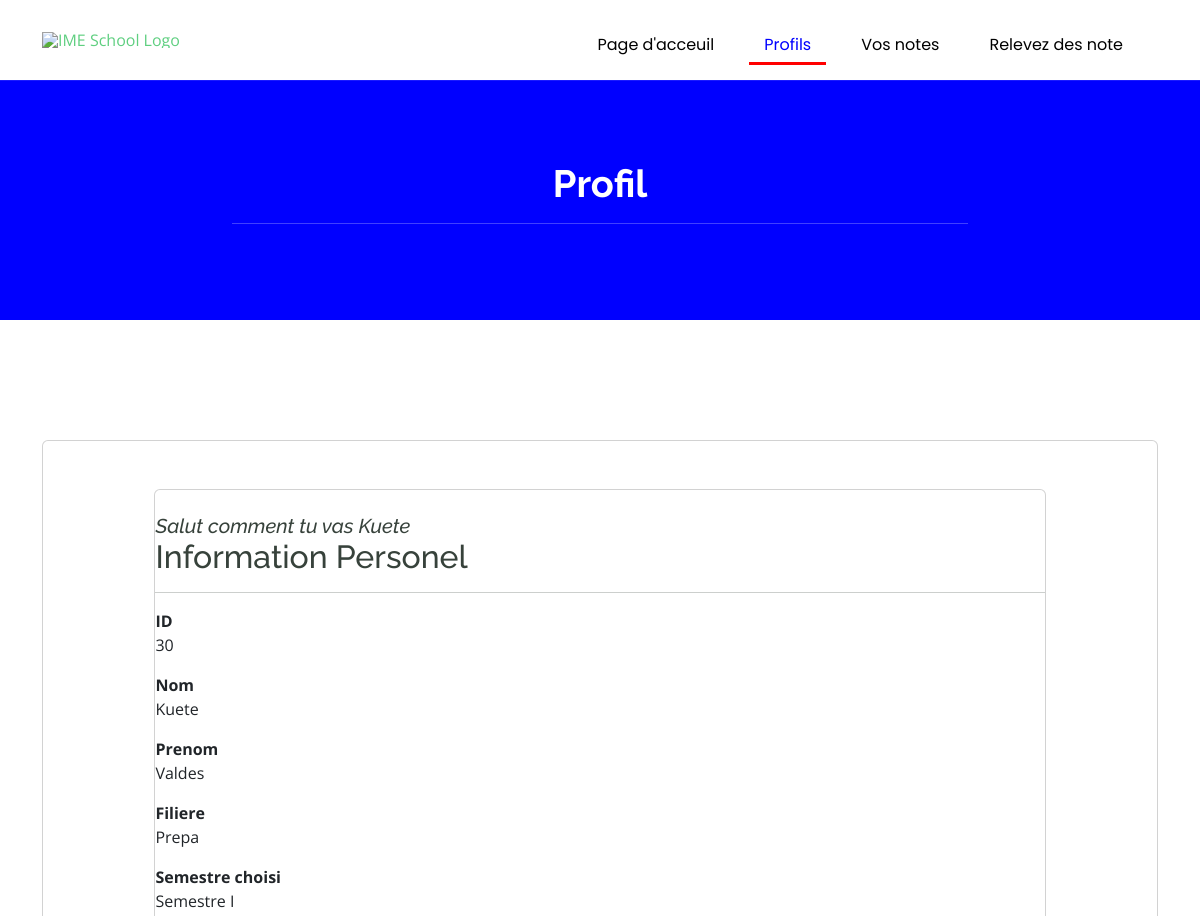
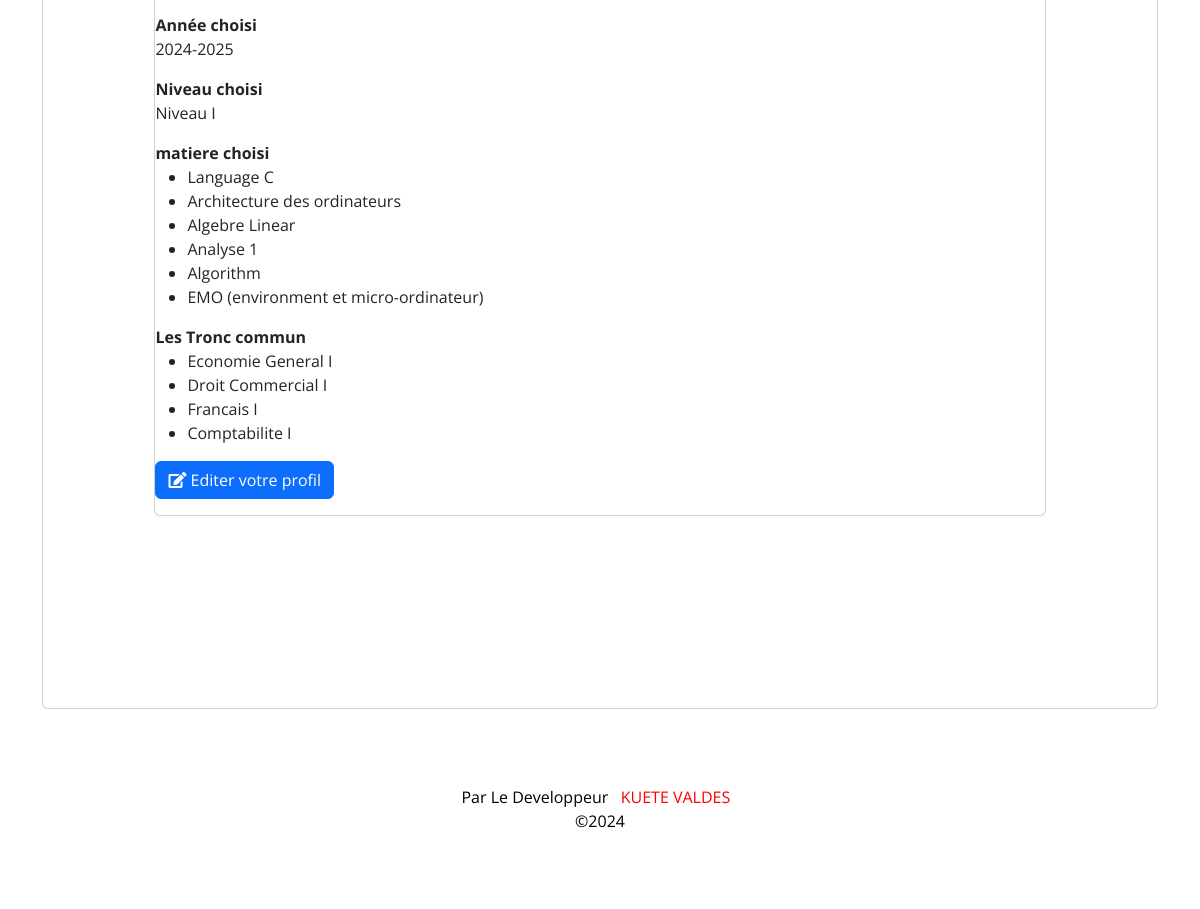
The app's page /choix/etudiant/Mentor/profil.php (signed in) with its own data (2 pictures, top to bottom).
### tables this page shows
CREATE TABLE `etudiants` (
  `id_etudiant` int(11) NOT NULL,
  `firstName_etudiant` varchar(50) NOT NULL,
  `lastName_etudiant` varchar(50) NOT NULL,
  `password` varchar(255) NOT NULL,
  `date_creation` timestamp NOT NULL DEFAULT current_timestamp(),
  `id_filiere` int(11) DEFAULT NULL,
  `id_niveau` int(11) DEFAULT NULL
);

CREATE TABLE `filieres` (
  `id_filiere` int(11) NOT NULL,
  `nom_filiere` varchar(50) NOT NULL
);

CREATE TABLE `semestres` (
  `id_semestre` int(11) NOT NULL,
  `nom_semestre` varchar(50) NOT NULL
);

CREATE TABLE `annees` (
  `id_annee` int(11) NOT NULL,
  `annee` varchar(9) NOT NULL
);

CREATE TABLE `niveaux` (
  `id_niveau` int(11) NOT NULL,
  `nom_niveau` varchar(50) NOT NULL
);

CREATE TABLE `matieres_etudiants` (
  `id_matiere` int(11) NOT NULL,
  `id_etudiant` int(11) NOT NULL,
  `id_annee` int(11) NOT NULL
);

CREATE TABLE `matieres` (
  `id_matiere` int(11) NOT NULL,
  `nom_matiere` varchar(100) NOT NULL,
  `courseCode` varchar(52) NOT NULL,
  `id_filiere` int(11) DEFAULT NULL,
  `id_semestre` int(11) DEFAULT NULL,
  `id_niveau` int(11) DEFAULT NULL
);

CREATE TABLE `matieres_communes_etudiants` (
  `id_matiere_commune` int(11) NOT NULL,
  `id_etudiant` int(11) NOT NULL,
  `id_annee` int(11) NOT NULL
);

CREATE TABLE `matieres_communes` (
  `id_matiere_commune` int(11) NOT NULL,
  `nom_matiere_commune` varchar(100) NOT NULL,
  `courseCode` varchar(52) NOT NULL,
  `id_filiere` int(11) DEFAULT NULL,
  `id_semestre` int(11) DEFAULT NULL,
  `id_niveau` int(11) DEFAULT NULL
);

### choix/etudiant/Mentor/profil.php (the view, shortened to what this page needs)
<?php
require_once 'db_connect.php';
$id_etudiant = $_SESSION['userId_etudiant'];
$sql_profile = "
SELECT e.id_etudiant, e.firstName_etudiant, e.lastName_etudiant, f.nom_filiere AS filiere, s.nom_semestre AS semestre, a.annee AS annee, n.nom_niveau AS niveau
FROM profile_etudiant pe
JOIN etudiants e ON pe.id_etudiant = e.id_etudiant
JOIN filieres f ON pe.id_filiere = f.id_filiere
JOIN semestres s ON pe.id_semestre = s.id_semestre
JOIN annees a ON pe.id_annee = a.id_annee
JOIN niveaux n ON pe.id_niveau = n.id_niveau
WHERE pe.id_etudiant = ?";
$stmt_profile = $conn->prepare($sql_profile);
$stmt_profile->bind_param("i", $id_etudiant);
$stmt_profile->execute();
$result_profile = $stmt_profile->get_result();
$profile = $result_profile->fetch_assoc();
$sql_matieres = "
SELECT m.nom_matiere AS matiere, me.id_annee, a.annee
FROM matieres_etudiants me
JOIN matieres m ON me.id_matiere = m.id_matiere
JOIN annees a ON me.id_annee = a.id_annee
WHERE me.id_etudiant = ?";
$stmt_matieres = $conn->prepare($sql_matieres);
$stmt_matieres->bind_param("i", $id_etudiant);
$stmt_matieres->execute();
$result_matieres = $stmt_matieres->get_result();
$sql_matieres_communes = "
SELECT mc.nom_matiere_commune AS matieres_communes, mce.id_annee, a.annee
FROM matieres_communes_etudiants mce
JOIN matieres_communes mc ON mce.id_matiere_commune = mc.id_matiere_commune
JOIN annees a ON mce.id_annee = a.id_annee
WHERE mce.id_etudiant = ?";
$stmt_matieres_communes = $conn->prepare($sql_matieres_communes);
$stmt_matieres_communes->bind_param("i", $id_etudiant);
$stmt_matieres_communes->execute();
$result_matieres_communes = $stmt_matieres_communes->get_result();
?>
<!DOCTYPE html>
<html lang="en">
<head>
  <link href="assets/vendor/bootstrap/css/bootstrap.min.css" rel="stylesheet">
  <link href="assets/vendor/bootstrap-icons/bootstrap-icons.css" rel="stylesheet">
  <link href="assets/vendor/aos/aos.css" rel="stylesheet">
  <link href="assets/vendor/glightbox/css/glightbox.min.css" rel="stylesheet">
  <link href="assets/vendor/swiper/swiper-bundle.min.css" rel="stylesheet">
  <link href="assets/css/main.css" rel="stylesheet">
  <link href="https://www.ubastudent.online/bs/css/style.css" rel="stylesheet">
  <link href="https://www.ubastudent.online/vendors/bower_components/fullcalendar/dist/fullcalendar.min.css" rel="stylesheet">
  <link href="https://www.ubastudent.online/vendors/bower_components/animate.css/animate.min.css" rel="stylesheet">
  <link href="https://www.ubastudent.online/vendors/bower_components/material-design-iconic-font/dist/css/material-design-iconic-font.min.css"
        rel="stylesheet">
  <link href="https://www.ubastudent.online/vendors/bower_components/malihu-custom-scrollbar-plugin/jquery.mCustomScrollbar.min.css"
        rel="stylesheet">
  <link href="https://www.ubastudent.online/vendors/bower_components/google-material-color/dist/palette.css" rel="stylesheet">
  <link href="https://www.ubastudent.online/vendors/bower_components/bootstrap-select/dist/css/bootstrap-select.css"
        rel="stylesheet">
  <link href="https://www.ubastudent.online/css/template/app.min.1.css" rel="stylesheet">
  <link href="https://www.ubastudent.online/css/template/app.min.2.css" rel="stylesheet">
  <link media="all" type="text/css" rel="stylesheet"
        href="https://www.ubastudent.online/vendors/bower_components/bootstrap-sweetalert/lib/sweet-alert.css">
        <link rel="stylesheet" href="https://cdnjs.cloudflare.com/ajax/libs/font-awesome/5.15.4/css/all.min.css">
</head>
<body class="index-page">
  <header id="header" class="header d-flex align-items-center sticky-top">
    <div class="container-fluid container-xl position-relative d-flex align-items-center">
      <a href="index.html" class="logo d-flex align-items-center me-auto">
        <img src="https://www.ime-school.com/wp-content/uploads/2023/11/logo-ime-p.png" alt="IME School Logo" style="width: 100%; height: auto;">
      </a>
      <nav id="navmenu" class="navmenu">
        <ul>
            <li><a   href="index.html" >Page d'acceuil<br></a></li>
            <li><a class="active">Profils</a></li>
            <li><a href="report.php">Vos notes</a></li>
            <li><a href="report_card.php">Relevez des note</a></li>
    </nav>
    </div>
  </header>
  <main class="main">
    <div    class="page-title" data-aos="fade"  class="page-title" data-aos="fade" style="background-color: blue;">
        <div class="heading">
          <div class="container">
            <div class="row d-flex justify-content-center text-center"  >
              <div class="col-lg-8">
                <h1>Profil</h1><hr>
              </div>
            </div>
          </div>
        </div>
      </div>
    <section id="main">
      <section id="content">
          <div class="container">
              <div class="card">
                  <br/>
                  <br/>
      <div style ="margin-left: 10%;margin-right: 10%">
          <div class="card" id="profile-main">
              <div style="overflow: visible;" class="pm-overview c-overflow mCustomScrollbar _mCS_4 mCS-autoHide">
                  <div tabindex="0" id="mCSB_4"
                       class="mCustomScrollBox mCS-minimal-dark mCSB_vertical_horizontal mCSB_outside">
                      <div id="mCSB_4_container" class="mCSB_container mCS_x_hidden mCS_no_scrollbar_x"
                           style="position: relative; top: 0px; left: 0px; width: 100%;" dir="ltr">
                          <div class="pmo-pic">
                              <div class="p-relative">
                                                          </div>
                              <div class="pmo-stat">
                                  <h4 class="m-0 c-white" style="font-style: italic; font-size: 20px">
                                    Salut comment tu vas
                                  <?php echo htmlspecialchars($profile['firstName_etudiant']); ?></h4>
                              </div>
                          </div>
                      </div>
                  </div>
              </div>
              <div class="pm-body clearfix">
                  <div class="pmb-block">
                      <div class="pmbb-header">
                          <h2><i class=" m-r-5"></i> Information Personel<hr></h2>
                      </div>
                      <div class="pmbb-body p-l-30">
                          <div class="pmbb-view">
                              <dl class="dl-horizontal">
                                  <dt> ID</dt>
                                  <dd><?php echo htmlspecialchars($profile['id_etudiant']); ?></dd>
                              </dl>
                              <dl class="dl-horizontal">
                                <dt> Nom</dt>
                                <dd> <?php echo htmlspecialchars($profile['firstName_etudiant']); ?></dd>
                            </dl>
                            <dl class="dl-horizontal">
                                <dt> Prenom</dt>
                                <dd> <?php echo htmlspecialchars($profile['lastName_etudiant']); ?></dd>
                            </dl>
                            <dl class="dl-horizontal">
                                <dt> Filiere</dt>
                                <dd><?php echo htmlspecialchars($profile['filiere']); ?></dd>
                            </dl>
                            <dl class="dl-horizontal">
                                <dt> Semestre choisi</dt>
                                <dd> <?php echo htmlspecialchars($profile['semestre']); ?></dd>
                            </dl>
                            <dl class="dl-horizontal">
                                <dt> Année choisi</dt>
                                <dd> <?php echo htmlspecialchars($profile['annee']); ?></dd>
                            </dl>
                            <dl class="dl-horizontal">
                                <dt> Niveau choisi</dt>
                                <dd> <?php echo htmlspecialchars($profile['niveau']); ?></dd>
                            </dl>
                            <dl class="dl-horizontal">
                                <dt> matiere choisi</dt>
                                <dd> <ul>
                    <?php while ($matiere = $result_matieres->fetch_assoc()): ?>
                        <li><?php echo htmlspecialchars($matiere['matiere']); ?></li>
                    <?php endwhile; ?>
                    </ul></dd>
                            </dl>
                            <dl class="dl-horizontal">
                                <dt> Les Tronc  commun</dt>
                                <dd>  <ul>
                    <?php while ($matiere_commune = $result_matieres_communes->fetch_assoc()): ?>
                        <li><?php echo htmlspecialchars($matiere_commune['matieres_communes']); ?></li>
                    <?php endwhile; ?>
                    </ul></dd>
                            </dl>
                            <p>
                    <a href="../edit_profile.php" class="btn btn-primary"><i class="fas fa-edit"></i> Editer votre profil</a>
                </p>
                          </div>
                      </div>
                  </div>
              </div>
          </div>
      </div>
      <br/><br/><br/>
      <br/><br/><br/>
                  <br/>
                  <br/>
              </div>
          </div>
      </section>
      <footer>
          <div class="row " style="text-align: center;COLOR:black">
          <p class="" >Par Le Developpeur  &nbsp;<a  target="_blank"  style="color: red"> KUETE VALDES</a>&nbsp;&nbsp;<br/> <span>&copy</span>2024</p>
      </div></footer>
      </section>
  </main>
</body>
</html>

### choix/etudiant/Mentor/assets/css/main.css (style rules this page uses)
:root { --default-font: "Open Sans", system-ui, -apple-system, "Segoe UI", Roboto, "Helvetica Neue", Arial, "Noto Sans", "Liberation Sans", sans-serif, "Apple Color Emoji", "Segoe UI Emoji", "Segoe UI Symbol", "Noto Color Emoji"; --heading-font: "Raleway", sans-serif; --nav-font: "Poppins", sans-serif; }
:root { --background-color: #ffffff; --default-color: #444444; --heading-color: #37423b; --accent-color: #5fcf80; --contrast-color: #ffffff; }
:root { --nav-color: #272828; --nav-hover-color: #5fcf80; --nav-dropdown-background-color: #ffffff; --nav-dropdown-color: #272828; --nav-dropdown-hover-color: #5fcf80; }
:root { scroll-behavior: smooth; }
body { color: var(--default-color); background-color: var(--background-color); font-family: var(--default-font); }
a { color: var(--accent-color); text-decoration: none; transition: 0.3s; }
h1, h2, h3, h4, h5, h6 { color: var(--heading-color); font-family: var(--heading-font); }
.header { color: var(--default-color); background-color: var(--background-color); padding: 15px 0; transition: all 0.5s; z-index: 997; }
.header .logo { line-height: 1; }
.header .logo img { max-height: 36px; margin-right: 8px; }
@media (max-width: 1200px) { .header .logo { order: 1; } }
@media (max-width: 1200px) { .header .navmenu { order: 3; } }
@media (min-width: 1200px) { .navmenu { padding: 0; } }
@media (min-width: 1200px) { .navmenu ul { margin: 0; padding: 0; display: flex; list-style: none; align-items: center; } }
@media (min-width: 1200px) { .navmenu li { position: relative; } }
@media (min-width: 1200px) { .navmenu a, .navmenu a:focus { color: var(--nav-color); padding: 18px 15px; font-size: 16px; font-family: var(--nav-font); font-weight: 400; display: flex; align-items: center; justify-content: space-between; white-space: nowrap; transition: 0.3s; } }
@media (min-width: 1200px) { .navmenu li:hover>a, .navmenu .active, .navmenu .active:focus { color: var(--nav-hover-color); } }
.page-title { --default-color: var(--contrast-color); --background-color: var(--accent-color); --heading-color: var(--contrast-color); color: var(--default-color); background-color: var(--background-color); position: relative; }
.page-title .heading { padding: 80px 0; border-top: 1px solid color-mix(in srgb, var(--default-color), transparent 90%); }
.page-title .heading h1 { font-size: 38px; font-weight: 700; }
section, .section { color: var(--default-color); background-color: var(--background-color); padding: 60px 0; scroll-margin-top: 900px; overflow: clip; }

### choix/etudiant/Mentor/profil.php (style rules this page uses)
.navmenu ul { list-style: none; padding-left: 0; display: flex; justify-content: flex-end; }
.navmenu ul li { margin-right: 20px; }
.navmenu ul li a { color: black; position: relative; padding-bottom: 0.5rem; transition: color 0.3s; text-decoration: none; }
.navmenu ul li a:hover, .navmenu ul li a.active { color: blue; }
.navmenu ul li a::after { content: ''; position: absolute; left: 0; bottom: 0; width: 100%; height: 3px; background-color: red; transform: scaleX(0); transition: transform 0.3s ease-out; }
.navmenu ul li a:hover::after, .navmenu ul li a.active::after { transform: scaleX(1); }

### records on screen
etudiants: firstName_etudiant "Kuete", id_etudiant "30", lastName_etudiant "Valdes", id_filiere.nom_filiere "Prepa", semestres.nom_semestre "Semestre I", annees.annee "2024-2025", id_niveau.nom_niveau "Niveau I"
matieres_etudiants: id_matiere.nom_matiere "Language C"
matieres_etudiants: id_matiere.nom_matiere "Architecture des ordinateurs"
matieres_etudiants: id_matiere.nom_matiere "Algebre Linear"
matieres_etudiants: id_matiere.nom_matiere "Analyse 1"
matieres_etudiants: id_matiere.nom_matiere "Algorithm"
matieres_etudiants: id_matiere.nom_matiere "EMO (environment et micro-ordinateur)"
matieres_communes_etudiants: id_matiere_commune.nom_matiere_commune "Economie General I"
matieres_communes_etudiants: id_matiere_commune.nom_matiere_commune "Droit Commercial I"
matieres_communes_etudiants: id_matiere_commune.nom_matiere_commune "Francais I"
matieres_communes_etudiants: id_matiere_commune.nom_matiere_commune "Comptabilite I"
